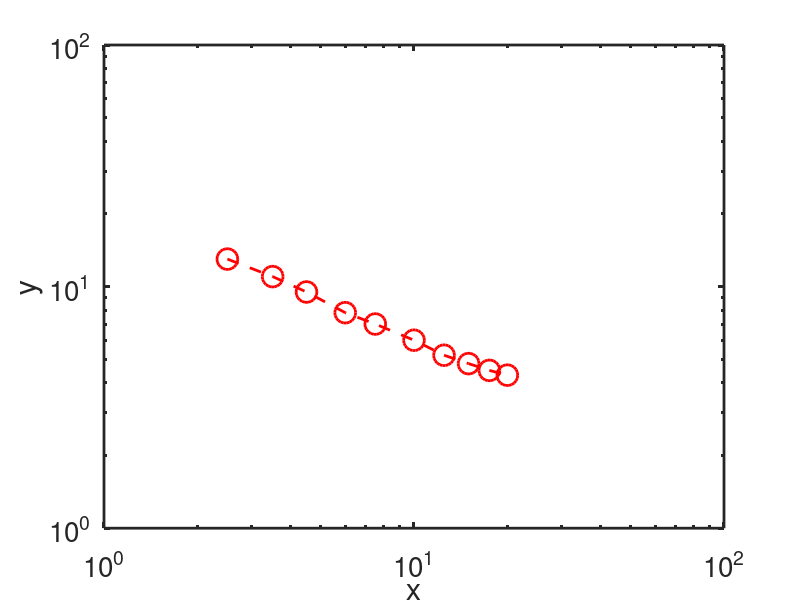
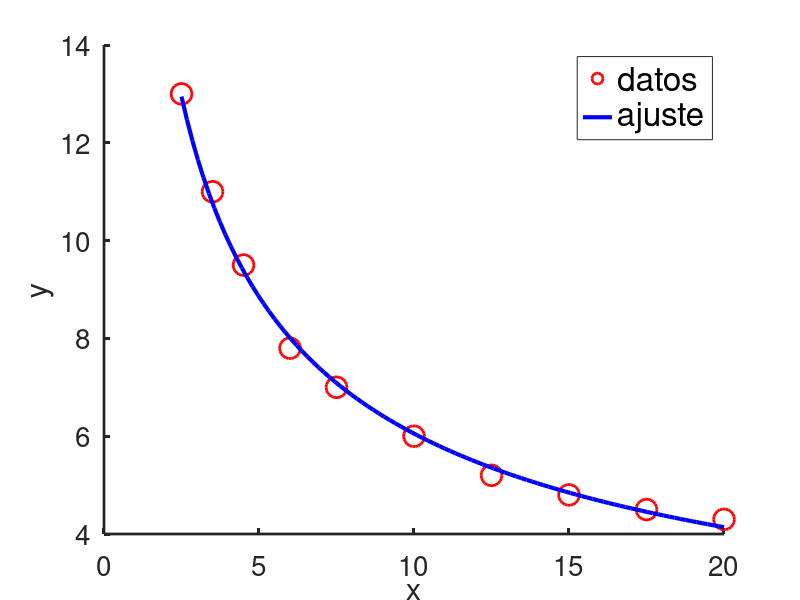
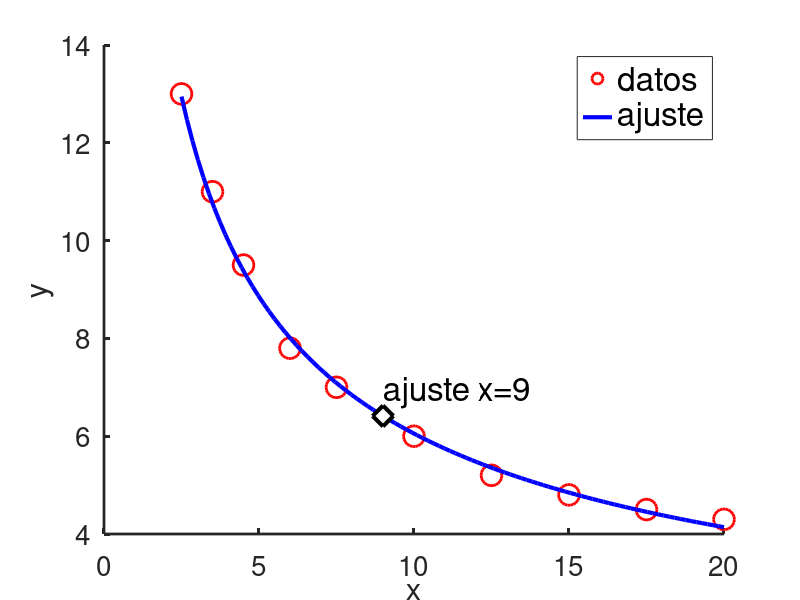

Write MATLAB code to recreate these figures, in order.
% Introduccion a Octave - 2022 - FCAI-UNCuyo - MoCCAI/DIMEC
%
% Unidad 3
% Ejemplo: 
%   (i) Ajuste los datos siguientes con el modelo de potencias y = a x^b. 
%   (ii) Use la ecuacion de potencias resultante para hacer el pronostico
%   de y en x = 9.
% 
clear
close all

% (i) ==========================================================================
% Mediciones
x=[ 2.5  3.5 4.5 6.0 7.5 10.0 12.5 15.0 17.5 20.0];
y=[13.0 11.0 9.5 7.8 7.0  6.0  5.2  4.8  4.5  4.3];

figure(1);clf
loglog(x,y,'ro--','linewidth',2,'markersize',15)
%plot(x,y,'ro--','linewidth',2,'markersize',15)
xlabel('x','fontsize',24)
ylabel('y','fontsize',24)
set(gca,'fontsize',20,'linewidth',2)


% Realizamos un ajuste de los datos empleando
%  1) transformación mediante log() para linealizar: log(y)=log(a)+b*log(x)
%     u=log(y);   v=log(x)
%     u=c+b*v
%  2) un ajuste lineal de los datos transformados mediante polyfit()
p = polyfit(log(x),log(y),1);
b = p(1);
a = exp(p(2));

% función obtenida empleando el modelo de potencias para ajustar los datos
fa = @(x) a*x.^b;

%generamos 100 valores en el intervalo analizado
xx =linspace(2.5,20,100);

% verificamos el ajuste realizado
figure(2);clf
hold on
plot(x,y,'ro','linewidth',2,'markersize',15)
plot(xx,fa(xx),'b-','linewidth',3)
hold off
xlabel('x','fontsize',24)
ylabel('y','fontsize',24)
set(gca,'fontsize',20,'linewidth',2)
leg=legend('datos','ajuste');
set(leg,'fontsize',24)

% (ii) =========================================================================
figure(3);clf
hold on
plot(x,y,'ro','linewidth',2,'markersize',15)
plot(xx,fa(xx),'b-','linewidth',3)
plot(9,fa(9),'kd','linewidth',3,'markersize',15,'markerfacecolor','w')
hold off
xlabel('x','fontsize',24)
ylabel('y','fontsize',24)
text(9,fa(9)+0.5,'ajuste x=9','fontsize',24,'color','black')
set(gca,'fontsize',20,'linewidth',2)
leg=legend('datos','ajuste');
set(leg,'fontsize',24)
